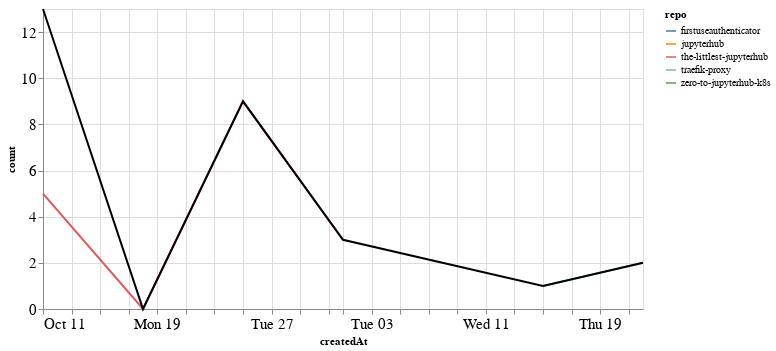

Notebook code cell kept with this figure:
### Markdown cell above
### Comments

### Code cell
comments_time = comments.groupby('repo').resample('W', on='createdAt').count()['author'].reset_index()
comments_time = comments_time.rename(columns={'author': 'count'})
comments_time_total = comments_time.groupby('createdAt').agg({"count": "sum"}).reset_index()
ch1 = alt.Chart(comments_time, width=600).mark_line().encode(
    x='createdAt',
    y='count',
    color='repo',
    tooltip="repo"
)

ch2 = alt.Chart(comments_time_total, width=600).mark_line(color="black").encode(
    x='createdAt',
    y='count',
)

ch1 + ch2

### Figure 1 — Vega-Lite specification as saved in the notebook (floating-point values rounded to 4 significant figures)
{"config": {"axisLeft": {"labelFontSize": 15}, "axisBottom": {"labelFontSize": 15}}, "layer": [{"data": {"name": "data-f34b1b9f3a8ea2a92c0100acb8d9869e"}, "mark": "line", "encoding": {"color": {"type": "nominal", "field": "repo"}, "tooltip": {"type": "nominal", "field": "repo"}, "x": {"type": "temporal", "field": "createdAt"}, "y": {"type": "quantitative", "field": "count"}}, "width": 600}, {"data": {"name": "data-6793f1175bc5a26fa6d26635b2672700"}, "mark": {"type": "line", "color": "black"}, "encoding": {"x": {"type": "temporal", "field": "createdAt"}, "y": {"type": "quantitative", "field": "count"}}, "width": 600}], "$schema": "https://vega.github.io/schema/vega-lite/v4.8.1.json", "datasets": {"data-f34b1b9f3a8ea2a92c0100acb8d9869e": [{"repo": "firstuseauthenticator", "createdAt": "2020-10-11T00:00:00", "count": 3}, {"repo": "jupyterhub", "createdAt": "2020-10-11T00:00:00", "count": 4}, {"repo": "the-littlest-jupyterhub", "createdAt": "2020-10-11T00:00:00", "count": 5}, {"repo": "the-littlest-jupyterhub", "createdAt": "2020-10-18T00:00:00", "count": 0}, {"repo": "the-littlest-jupyterhub", "createdAt": "2020-10-25T00:00:00", "count": 9}, {"repo": "the-littlest-jupyterhub", "createdAt": "2020-11-01T00:00:00", "count": 3}, {"repo": "traefik-proxy", "createdAt": "2020-11-15T00:00:00", "count": 1}, {"repo": "traefik-proxy", "createdAt": "2020-11-22T00:00:00", "count": 2}, {"repo": "zero-to-jupyterhub-k8s", "createdAt": "2020-10-11T00:00:00", "count": 1}], "data-6793f1175bc5a26fa6d26635b2672700": [{"createdAt": "2020-10-11T00:00:00", "count": 13}, {"createdAt": "2020-10-18T00:00:00", "count": 0}, {"createdAt": "2020-10-25T00:00:00", "count": 9}, {"createdAt": "2020-11-01T00:00:00", "count": 3}, {"createdAt": "2020-11-15T00:00:00", "count": 1}, {"createdAt": "2020-11-22T00:00:00", "count": 2}]}}
